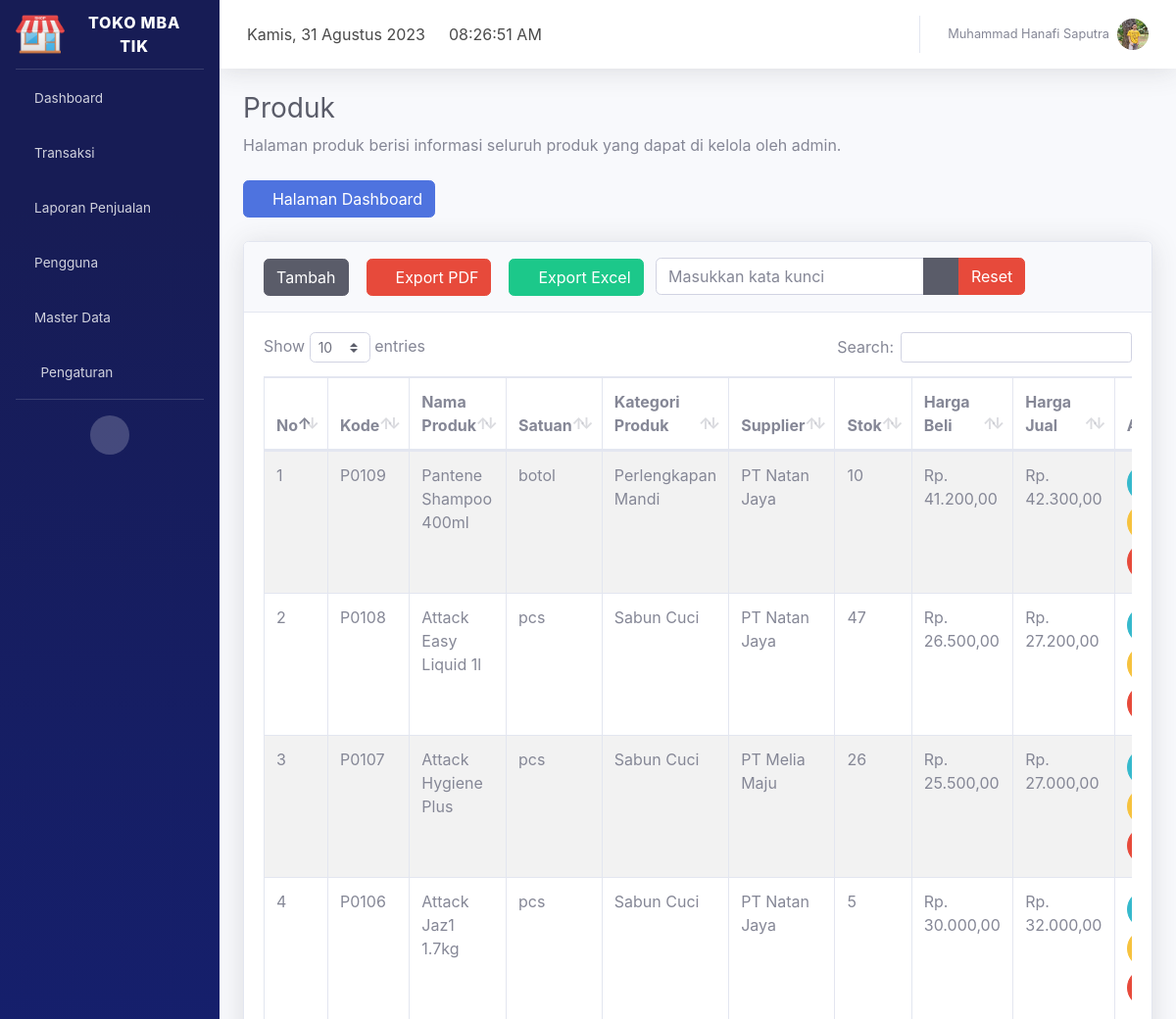
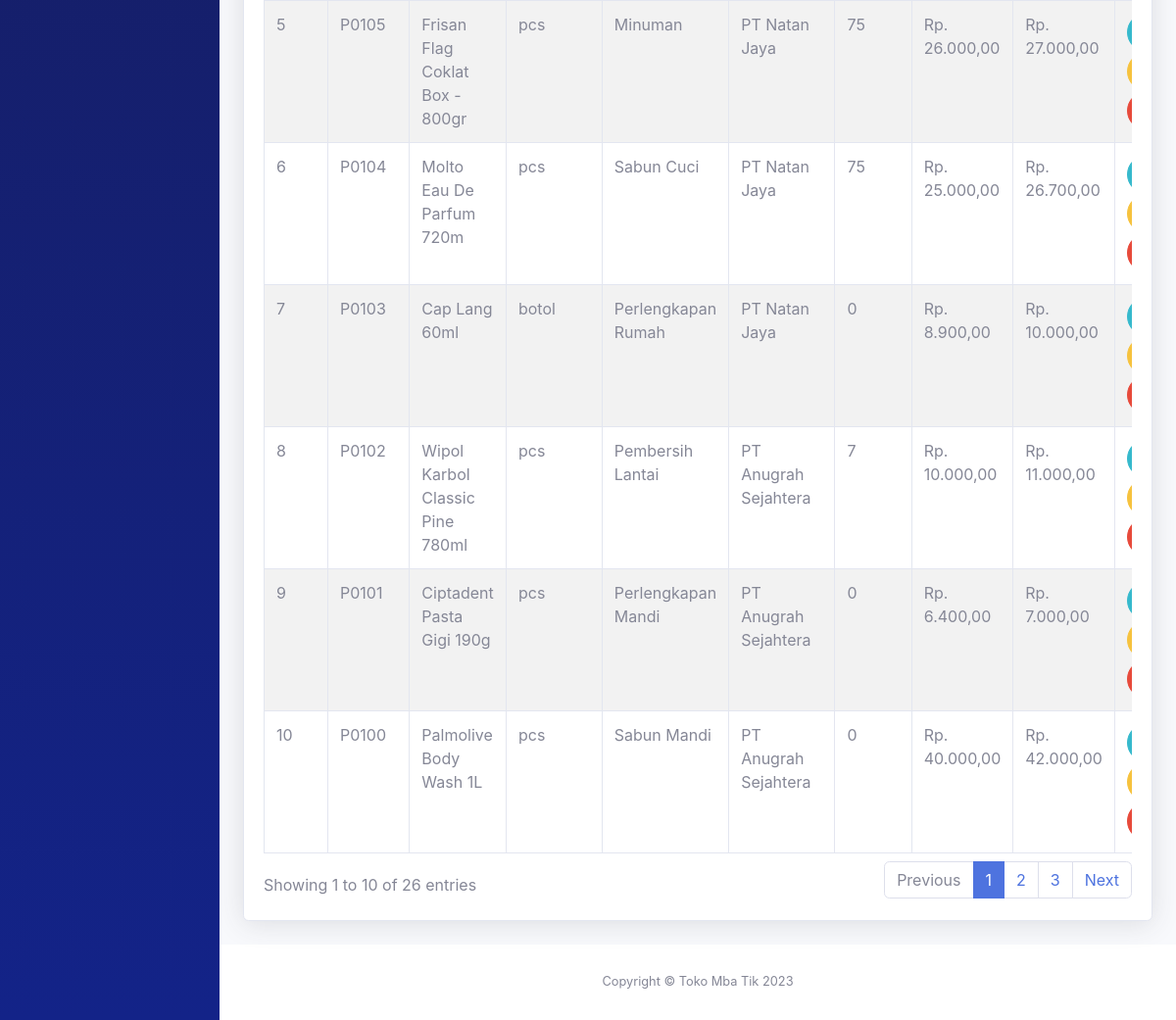
Page /index.php?page=produk (signed in) on the committed database (2 pictures, top to bottom).
### tables this page shows
CREATE TABLE `profil_aplikasi` (
  `id` int(11) NOT NULL,
  `nama_aplikasi` varchar(30) NOT NULL,
  `alamat` varchar(100) NOT NULL,
  `no_telp` char(14) NOT NULL,
  `website` varchar(50) NOT NULL,
  `logo` varchar(100) NOT NULL
);

CREATE TABLE `pengguna` (
  `id_pengguna` int(11) NOT NULL,
  `kode_pengguna` char(9) NOT NULL,
  `nama_pengguna` varchar(50) NOT NULL,
  `email` varchar(35) NOT NULL,
  `no_telp` char(14) NOT NULL,
  `foto` varchar(100) NOT NULL,
  `username` varchar(50) NOT NULL,
  `password` varchar(500) NOT NULL,
  `level` varchar(10) NOT NULL,
  `status` int(11) NOT NULL
);

CREATE TABLE `produk` (
  `id_produk` int(11) NOT NULL,
  `kode_produk` char(9) NOT NULL,
  `nama_produk` varchar(50) NOT NULL,
  `satuan` varchar(10) NOT NULL,
  `kategori_produk` int(11) NOT NULL,
  `stok_produk` int(11) NOT NULL,
  `supplier` int(11) NOT NULL,
  `harga_beli` int(11) NOT NULL,
  `harga_jual` int(11) NOT NULL,
  `keterangan_produk` text NOT NULL,
  `tanggal_produk` date NOT NULL,
  `gambar_produk` varchar(500) NOT NULL
);

CREATE TABLE `kategori_produk` (
  `id_kt_produk` int(11) NOT NULL,
  `nama_kt_produk` varchar(50) NOT NULL
);

CREATE TABLE `supplier` (
  `id_supplier` int(11) NOT NULL,
  `kode_supplier` char(9) NOT NULL,
  `nama_supplier` varchar(50) NOT NULL,
  `no_telp` char(14) NOT NULL,
  `alamat_supplier` varchar(100) NOT NULL,
  `status` int(11) NOT NULL
);

### page/produk/index.php (the view, shortened to what this page needs)
<div class="container-fluid">
  <h1 class="h3 mb-2 text-gray-800">Produk</h1>
  <p class="mb-4">Halaman produk berisi informasi seluruh produk yang dapat di kelola oleh admin.</p>
  <a href="index.php?page=dashboard"><button class="btn btn-primary"><i class="fa fa-angle-left"></i> Halaman Dashboard</button></a>
  <br /><br />
  <div class="card shadow mb-4">
    <div class="card-header py-3">
      <button class="btn-tambah btn btn-dark btn-icon-split" data-toggle="modal" data-target="#myModal"><span class="text">Tambah</span></button>
      <a href="#" data-target="#ModalCetakPDF" data-toggle="modal" class="btn btn-danger btn-icon-split"><span class="text"><i class="fas fa-file-pdf"></i> Export PDF</span></a>
      <a href="#" data-target="#ModalCetakEXCEL" data-toggle="modal" class="btn btn-success btn-icon-split"><span class="text"><i class="fas fa-file-excel"></i> Export Excel</span></a>
      <form action="" method="POST" class="d-none d-sm-inline-block form-inline my-2 my-md-0 mw-100 navbar-search ml-2">
        <div class="input-group">
          <input type="text" class="form-control bg-white border-1 small" name="tcari" placeholder="Masukkan kata kunci">
          <div class="input-group-append">
            <button class="btn btn-dark" type="submit" name="bcari">
              <i class="fas fa-search fa-sm"></i>
            </button>
            <button class="btn btn-danger" type="submit" name="breset">Reset</button>
          </div>
        </div>
      </form>
    </div>
    <div class="card-body">
      <div class="table-responsive">
        <table class="table table-bordered table-striped" id="dataTable" width="100%" cellspacing="0">
          <thead>
            <tr>
              <th>No</th>
              <th>Kode</th>
              <th>Nama Produk</th>
              <th>Satuan</th>
              <th>Kategori Produk</th>
              <th>Supplier</th>
              <th>Stok</th>
              <th>Harga Beli</th>
              <th>Harga Jual</th>
              <th width="13%">Aksi</th>
            </tr>
          </thead>
          <tbody>
            <?php
            $time_start = microtime(true);
            $kon = mysqli_connect("localhost", "root", "", "db_kasir");
            if (isset($_POST['bcari'])) {
              $cari = $_POST['tcari'];
              $sql = "SELECT * FROM produk p left join kategori_produk k on k.id_kt_produk=p.kategori_produk
              left join supplier s on s.id_supplier=p.supplier
              WHERE kode_produk LIKE '%" . $cari . "%' or nama_produk LIKE '%" . $cari . "%'
              or satuan LIKE '%" . $cari . "%' or nama_kt_produk LIKE '%" . $cari . "%'
              or nama_supplier LIKE '%" . $cari . "%'
              or stok_produk LIKE '%" . $cari . "%' or harga_beli LIKE '%" . $cari . "%'
              or harga_jual LIKE '%" . $cari . "%' order by id_produk desc";
              echo 'Total Excecution Time in seconds : ' . round((microtime(true) - $time_start), 3) . ' seconds';
            } else {
              $sql = "SELECT * FROM produk p left join kategori_produk k on k.id_kt_produk=p.kategori_produk
              left join supplier s on s.id_supplier=p.supplier order by id_produk desc";
            }
            $hasil = mysqli_query($kon, $sql);
            $no = 0;
            while ($data = mysqli_fetch_array($hasil)) :
              $no++;
            ?>
              <tr>
                <td><?php echo $no; ?></td>
                <td><?php echo $data['kode_produk']; ?></td>
                <td><?php echo $data['nama_produk']; ?></td>
                <td><?php echo $data['satuan']; ?></td>
                <td><?php echo $data['nama_kt_produk']; ?></td>
                <td><?php echo $data['nama_supplier']; ?></td>
                <td><?php echo $data['stok_produk']; ?></td>
                <td>Rp. <?php echo number_format($data['harga_beli'], 2, ',', '.'); ?></td>
                <td>Rp. <?php echo number_format($data['harga_jual'], 2, ',', '.'); ?></td>
                <td>
                  <button class="btn-gambar btn btn-info btn-circle" id_produk="<?php echo $data['id_produk']; ?>" kode_produk="<?php echo $data['kode_produk']; ?>" data-toggle="tooltip" title="Lihat gambar" data-placement="top"><i class="fas fa-image"></i></button>
                  <button class="btn-edit btn btn-warning btn-circle" id_produk="<?php echo $data['id_produk']; ?>" kode_produk="<?php echo $data['kode_produk']; ?>" data-toggle="tooltip" title="Edit Produk" data-placement="top"><i class="fas fa-edit"></i></button>
                  <button class="btn-hapus btn btn-danger btn-circle" id_produk="<?php echo $data['id_produk']; ?>" kode_produk="<?php echo $data['kode_produk']; ?>" gambar_produk="<?php echo $data['gambar_produk']; ?>" data-toggle="tooltip" title="Hapus Produk" data-placement="top"><i class="fas fa-trash"></i></button>
                </td>
              </tr>
            <?php endwhile; ?>
          </tbody>
        </table>
      </div>
    </div>
  </div>
</div>

### index.php (shortened to what this page needs)
<?php
include 'config/database.php';
$hasil = mysqli_query($kon, "select * from profil_aplikasi order by nama_aplikasi desc limit 1");
$data = mysqli_fetch_array($hasil);
?>
<!DOCTYPE html>
<html lang="en">
<head>
  <link href="assets/vendor/fontawesome-free/css/all.min.css" rel="stylesheet" type="text/css">
  <link href="assets/font/font.css" rel="stylesheet">
  <link href="assets/css/sb-admin-2.min.css" rel="stylesheet">
  <link href="assets/vendor/datatables/dataTables.bootstrap4.min.css" rel="stylesheet">
  <link rel="stylesheet" href="assets/plugin/datepicker/css/datepicker.css">
</head>
<body>
  <div id="wrapper">
    <ul class="navbar-nav sidebar sidebar-dark accordion" id="accordionSidebar" style="background-image: linear-gradient(180deg,#171c55 10%,#132388 100%);">
      <a class="sidebar-brand d-flex align-items-center justify-content-center" href="index.php?page=dashboard">
        <div class="sidebar-brand-icon">
          <img src="page/aplikasi/logo/<?php echo $data['logo']; ?>" width="50px" alt="brand" />
        </div>
        <div class="sidebar-brand-text mx-3"><?php echo $data['nama_aplikasi']; ?></div>
      </a>
      <hr class="sidebar-divider my-0">
      <li class="nav-item">
        <a class="nav-link" href="index.php?page=dashboard">
          <i class="fas fa-home"></i>
          <span>Dashboard</span></a>
      </li>
      <li class="nav-item">
        <a class="nav-link collapsed" href="#" data-toggle="collapse" data-target="#transaksi" aria-expanded="true" aria-controls="collapseTwo">
          <i class="fas fa-shopping-cart"></i>
          <span>Transaksi</span>
        </a>
      </li>
      <?php if ($_SESSION["level"] == "Admin" || $_SESSION["level"] == "Manajer") : ?>
        <li class="nav-item">
          <a class="nav-link collapsed" href="#" data-toggle="collapse" data-target="#laporan" aria-expanded="true" aria-controls="collapseTwo">
            <i class="fas fa-book"></i>
            <span>Laporan Penjualan</span>
          </a>
        </li>
      <?php endif; ?>
      <?php if ($_SESSION["level"] == "Admin") : ?>
        <li class="nav-item">
          <a class="nav-link collapsed" href="#" data-toggle="collapse" data-target="#pengguna" aria-expanded="true" aria-controls="collapseTwo">
            <i class="fas fa-users"></i>
            <span>Pengguna</span>
          </a>
        </li>
        <li class="nav-item">
          <a class="nav-link collapsed" href="#" data-toggle="collapse" data-target="#master_data" aria-expanded="true" aria-controls="collapseTwo">
            <i class="fas fa-database"></i>
            <span>Master Data</span>
          </a>
        </li>
      <?php endif; ?>
      <?php if ($_SESSION["level"] == "Admin") : ?>
        <li class="nav-item">
          <a class="nav-link collapsed" href="#" data-toggle="collapse" data-target="#pengaturan" aria-expanded="true" aria-controls="collapseTwo">
            <i class="fas fa-fw fa-cog"></i>
            <span>Pengaturan</span>
          </a>
        </li>
      <?php endif; ?>
      <hr class="sidebar-divider d-none d-md-block">
      <div class="text-center d-none d-md-inline">
        <button class="rounded-circle border-0" id="sidebarToggle"></button>
      </div>
    </ul>
    <div id="content-wrapper" class="d-flex flex-column">
      <div id="content">
        <nav class="navbar navbar-expand navbar-light bg-white topbar mb-4 static-top shadow">
          <div class="top-navbar d-none d-xl-block">
            <ul class="navbar-nav align-items-center">
              <li class="nav-item">
                <a class="nav-link">
                  <div id="date">
                  </div>
                </a>
              </li>
            </ul>
          </div>
          <div class="top-navbar d-none d-xl-block">
            <ul class="navbar-nav align-items-center">
              <li class="nav-item">
                <a class="nav-link">
                  <div id="clock">
                  </div>
                </a>
              </li>
            </ul>
          </div>
          <ul class="navbar-nav ml-auto">
            <?php
            include 'config/database.php';
            $id_pengguna = $_SESSION["id_pengguna"];
            $hasil = mysqli_query($kon, "select nama_pengguna,foto from pengguna where id_pengguna=$id_pengguna");
            $row = mysqli_fetch_array($hasil);
            ?>
            <li class="nav-item dropdown no-arrow">
              <a class="nav-link dropdown-toggle" href="#" id="userDropdown" role="button" data-toggle="dropdown" aria-haspopup="true" aria-expanded="false">
                <span class="mr-2 d-none d-lg-inline text-gray-600 small"><?php echo $row["nama_pengguna"]; ?></span>
                <img class="img-profile rounded-circle" src="page/pengguna/foto/<?php echo $row["foto"]; ?>">
              </a>
            </li>
          </ul>
        </nav>
        <?php
        if (isset($_GET['page'])) {
          $page = $_GET['page'];
          switch ($page) {
            case 'produk':
              include "page/produk/index.php";
              break;
          }
        }
        ?>
      </div>
      <?php
      include 'config/database.php';
      $hasil = mysqli_query($kon, "select * from profil_aplikasi order by nama_aplikasi desc limit 1");
      $data = mysqli_fetch_array($hasil);
      ?>
      <footer class="sticky-footer bg-white">
        <div class="container my-auto">
          <div class="copyright text-center my-auto">
            <span>Copyright &copy; <?php echo $data['nama_aplikasi']; ?> <?php echo date('Y'); ?> </span>
          </div>
        </div>
      </footer>
    </div>
  </div>
  <link href="assets/plugin/select2/select2.min.css" rel="stylesheet" />
</body>
</html>

### rows in the picture
profil_aplikasi: logo (picture), nama_aplikasi "TOKO MBA TIK", nama_aplikasi "Toko Mba Tik"
pengguna: nama_pengguna "Muhammad Hanafi Saputra", foto (picture)
produk: kode_produk "P0109", nama_produk "Pantene Shampoo 400ml", satuan "botol", kategori_produk.nama_kt_produk "Perlengkapan Mandi", supplier.nama_supplier "PT Natan Jaya", stok_produk "10", harga_beli "41.200,00", harga_jual "42.300,00"
produk: kode_produk "P0108", nama_produk "Attack Easy Liquid 1l", satuan "pcs", kategori_produk.nama_kt_produk "Sabun Cuci", supplier.nama_supplier "PT Natan Jaya", stok_produk "47", harga_beli "26.500,00", harga_jual "27.200,00"
produk: kode_produk "P0107", nama_produk "Attack Hygiene Plus", satuan "pcs", kategori_produk.nama_kt_produk "Sabun Cuci", supplier.nama_supplier "PT Melia Maju", stok_produk "26", harga_beli "25.500,00", harga_jual "27.000,00"
produk: kode_produk "P0106", nama_produk "Attack Jaz1 1.7kg", satuan "pcs", kategori_produk.nama_kt_produk "Sabun Cuci", supplier.nama_supplier "PT Natan Jaya", stok_produk "5", harga_beli "30.000,00", harga_jual "32.000,00"
produk: kode_produk "P0105", nama_produk "Frisan Flag Coklat Box - 800gr", satuan "pcs", kategori_produk.nama_kt_produk "Minuman", supplier.nama_supplier "PT Natan Jaya", stok_produk "75", harga_beli "26.000,00", harga_jual "27.000,00"
produk: kode_produk "P0104", nama_produk "Molto Eau De Parfum 720m", satuan "pcs", kategori_produk.nama_kt_produk "Sabun Cuci", supplier.nama_supplier "PT Natan Jaya", stok_produk "75", harga_beli "25.000,00", harga_jual "26.700,00"
produk: kode_produk "P0103", nama_produk "Cap Lang 60ml", satuan "botol", kategori_produk.nama_kt_produk "Perlengkapan Rumah", supplier.nama_supplier "PT Natan Jaya", stok_produk "0", harga_beli "8.900,00", harga_jual "10.000,00"
produk: kode_produk "P0102", nama_produk "Wipol Karbol Classic Pine 780ml", satuan "pcs", kategori_produk.nama_kt_produk "Pembersih Lantai", supplier.nama_supplier "PT Anugrah Sejahtera", stok_produk "7", harga_beli "10.000,00", harga_jual "11.000,00"
produk: kode_produk "P0101", nama_produk "Ciptadent Pasta Gigi 190g", satuan "pcs", kategori_produk.nama_kt_produk "Perlengkapan Mandi", supplier.nama_supplier "PT Anugrah Sejahtera", stok_produk "0", harga_beli "6.400,00", harga_jual "7.000,00"
produk: kode_produk "P0100", nama_produk "Palmolive Body Wash 1L", satuan "pcs", kategori_produk.nama_kt_produk "Sabun Mandi", supplier.nama_supplier "PT Anugrah Sejahtera", stok_produk "0", harga_beli "40.000,00", harga_jual "42.000,00"
